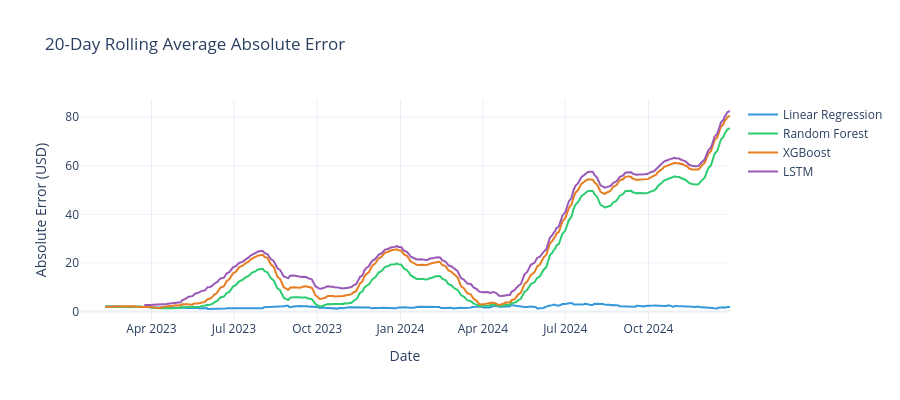

The notebook cell saved with this chart:
### Markdown cell above
## 4.5 Prediction Error Over Time

### Code cell
# Absolute error over time
fig = go.Figure()

for model_col, display_name in zip(model_names, display_names):
    if model_col in predictions.columns:
        mask = predictions[model_col].notna()
        abs_error = (predictions.loc[mask, 'Actual'] - predictions.loc[mask, model_col]).abs()
        # Rolling 20-day average for clarity
        rolling_error = abs_error.rolling(window=20).mean()
        fig.add_trace(go.Scatter(
            x=rolling_error.index, y=rolling_error,
            mode='lines', name=display_name,
            line=dict(color=colors_pred.get(model_col, '#95a5a6'))
        ))

fig.update_layout(
    title='20-Day Rolling Average Absolute Error',
    xaxis_title='Date',
    yaxis_title='Absolute Error (USD)',
    template='plotly_white',
    height=400
)
fig.show()

### Figure 1 — Plotly figure (JSON) as saved in the notebook; plotly's stock layout.template omitted (floating-point values rounded to 4 significant figures; data arrays with more than 128 entries replaced by an {"elided": "..."} marker saying what was removed)
{"data": [{"line": {"color": "#3498db"}, "mode": "lines", "name": "Linear Regression", "type": "scatter", "x": {"elided": "494 str values"}, "y": {"elided": "494 float values"}}, {"line": {"color": "#2ecc71"}, "mode": "lines", "name": "Random Forest", "type": "scatter", "x": {"elided": "494 str values"}, "y": {"elided": "494 float values"}}, {"line": {"color": "#e67e22"}, "mode": "lines", "name": "XGBoost", "type": "scatter", "x": {"elided": "494 str values"}, "y": {"elided": "494 float values"}}, {"line": {"color": "#9b59b6"}, "mode": "lines", "name": "LSTM", "type": "scatter", "x": {"elided": "464 str values"}, "y": {"elided": "464 float values"}}], "layout": {"height": 400, "title": {"text": "20-Day Rolling Average Absolute Error"}, "xaxis": {"title": {"text": "Date"}}, "yaxis": {"title": {"text": "Absolute Error (USD)"}}}}
